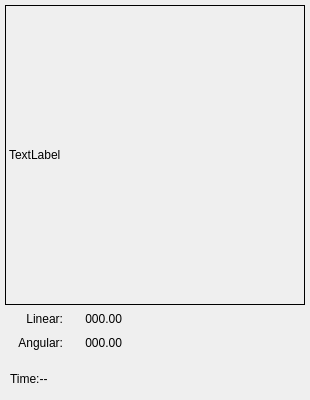
<?xml version="1.0" encoding="UTF-8"?>
<ui version="4.0">
 <class>MainWindow</class>
 <widget class="QMainWindow" name="MainWindow">
  <property name="geometry">
   <rect>
    <x>0</x>
    <y>0</y>
    <width>310</width>
    <height>400</height>
   </rect>
  </property>
  <property name="sizePolicy">
   <sizepolicy hsizetype="Expanding" vsizetype="Expanding">
    <horstretch>0</horstretch>
    <verstretch>0</verstretch>
   </sizepolicy>
  </property>
  <property name="minimumSize">
   <size>
    <width>310</width>
    <height>400</height>
   </size>
  </property>
  <property name="maximumSize">
   <size>
    <width>310</width>
    <height>400</height>
   </size>
  </property>
  <property name="windowTitle">
   <string>cmd_vel ControlPad</string>
  </property>
  <widget class="QWidget" name="centralwidget">
   <widget class="QWidget" name="layoutWidget">
    <property name="geometry">
     <rect>
      <x>10</x>
      <y>310</y>
      <width>112</width>
      <height>42</height>
     </rect>
    </property>
    <layout class="QGridLayout" name="gridLayout">
     <item row="0" column="1">
      <widget class="QLabel" name="lblLinear">
       <property name="text">
        <string>000.00</string>
       </property>
       <property name="alignment">
        <set>Qt::AlignRight|Qt::AlignTrailing|Qt::AlignVCenter</set>
       </property>
      </widget>
     </item>
     <item row="1" column="0">
      <widget class="QLabel" name="label2">
       <property name="text">
        <string>Angular:</string>
       </property>
       <property name="alignment">
        <set>Qt::AlignRight|Qt::AlignTrailing|Qt::AlignVCenter</set>
       </property>
      </widget>
     </item>
     <item row="1" column="1">
      <widget class="QLabel" name="lblAngular">
       <property name="text">
        <string>000.00</string>
       </property>
       <property name="alignment">
        <set>Qt::AlignRight|Qt::AlignTrailing|Qt::AlignVCenter</set>
       </property>
      </widget>
     </item>
     <item row="0" column="0">
      <widget class="QLabel" name="label1">
       <property name="text">
        <string>Linear:</string>
       </property>
       <property name="alignment">
        <set>Qt::AlignRight|Qt::AlignTrailing|Qt::AlignVCenter</set>
       </property>
      </widget>
     </item>
    </layout>
   </widget>
   <widget class="QLabel" name="lblTime">
    <property name="geometry">
     <rect>
      <x>10</x>
      <y>370</y>
      <width>131</width>
      <height>17</height>
     </rect>
    </property>
    <property name="text">
     <string>Time:--</string>
    </property>
   </widget>
   <widget class="QLabel" name="label">
    <property name="geometry">
     <rect>
      <x>5</x>
      <y>5</y>
      <width>300</width>
      <height>300</height>
     </rect>
    </property>
    <property name="frameShape">
     <enum>QFrame::Box</enum>
    </property>
    <property name="text">
     <string>TextLabel</string>
    </property>
   </widget>
   <zorder>label</zorder>
   <zorder>layoutWidget</zorder>
   <zorder>lblTime</zorder>
  </widget>
 </widget>
 <resources/>
 <connections/>
</ui>
